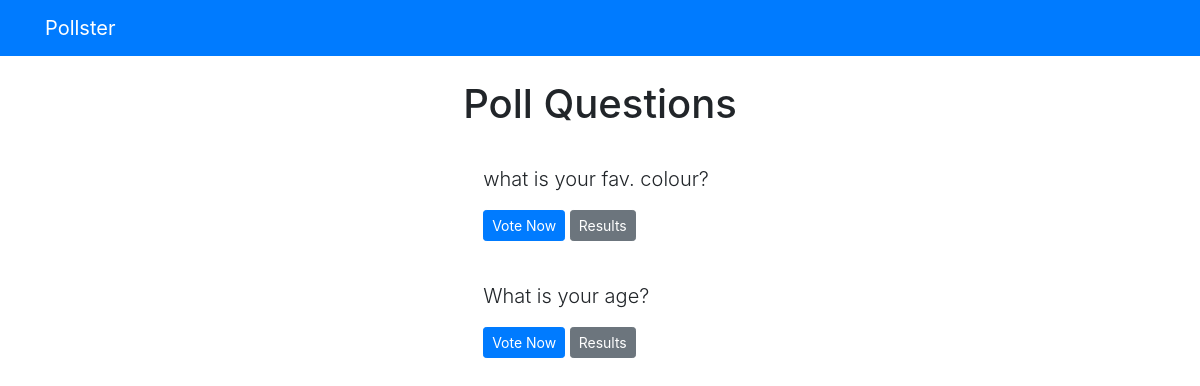
Screenshot of /polls/ with the database file from the repository.
### polls/models.py (models this page shows, shortened)
class Question(models.Model):
    question_text = models.CharField(max_length=200)
    pub_date = models.DateTimeField('date published')

### polls/views.py (the view)
# urls.py: path('', views.index, name='index'),
def index(request):
    latest_question_list = Question.objects.order_by('-pub_date')[:5]
    context = {'latest_question_list': latest_question_list}
    return render(request, 'polls/index.html', context)

### templates/polls/index.html
{% extends 'base.html' %}
{% block content %}
<h1 class = "text-center mb-3" > Poll Questions </h1>
{% if latest_question_list %}
{% for question in latest_question_list %}
<div class = "card-mb-3" >
   <div class = "card-body" >
        <p class = "lead" > {{question.question_text}} </p>
        <a href = "{% url 'polls:detail' question.id %}" class = "btn btn-primary btn-sm" > Vote Now </a>
        <a href = "{% url 'polls:results' question.id %}" class = "btn btn-secondary btn-sm" > Results </a>
    </div >
</div >
{% endfor %}
{% else %}
<p > No polls available </p>
{% endif %}
{% endblock %}

### rows the page displays
Question: question_text "what is your fav. colour?"
Question: question_text "What is your age?"
